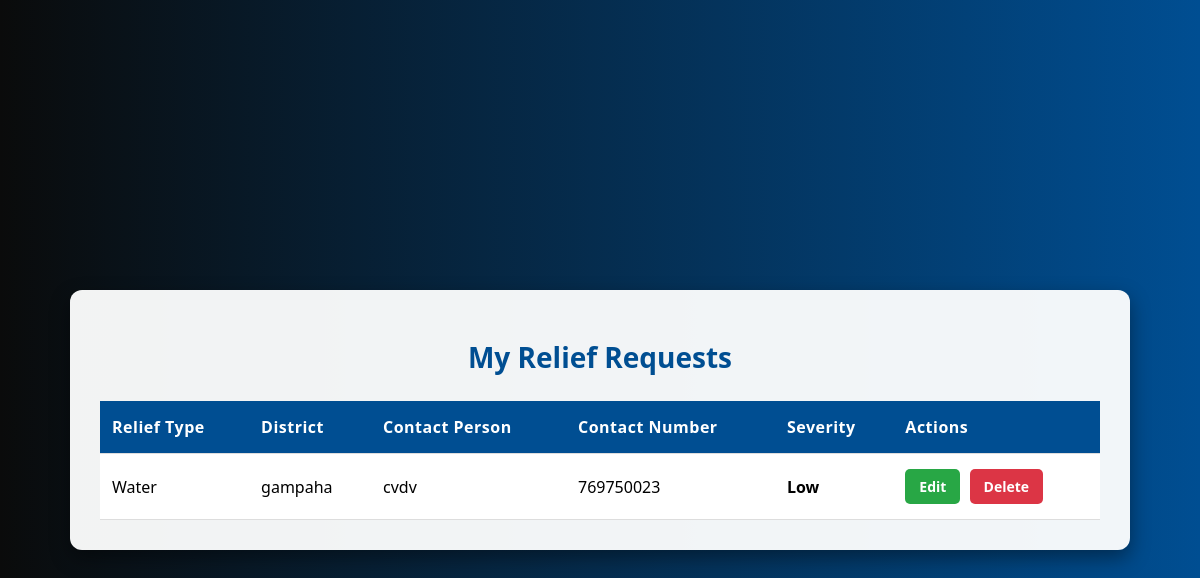
Screenshot of /view_requests.php with the database file from the repository.
### tables this page shows
CREATE TABLE `relief_requests` (
  `request_id` int(11) NOT NULL,
  `user_id` int(11) NOT NULL,
  `relief_type` enum('Food','Water','Medicine','Shelter') NOT NULL,
  `district` varchar(100) NOT NULL,
  `division` varchar(100) NOT NULL,
  `gn_division` varchar(100) NOT NULL,
  `contact_person_name` varchar(100) NOT NULL,
  `contact_number` varchar(25) NOT NULL,
  `family_members` int(11) NOT NULL,
  `severity` enum('Low','Medium','High') NOT NULL,
  `description` text DEFAULT NULL,
  `created_at` timestamp NOT NULL DEFAULT current_timestamp(),
  `address` varchar(100) NOT NULL,
  `status` enum('Pending','Accepted','Rejected','') DEFAULT 'Pending'
);

### view_requests.php (the view, shortened to what this page needs)
<?php
$servername = "localhost";
$username = "root";
$password = "";
$dbname = "flood_relief_db";
$link = new mysqli($servername,$username,$password,$dbname);
     $user_id = isset ($_SESSION['user_id']) ? $_SESSION['user_id'] : 1;
     $sql = "SELECT * FROM relief_requests WHERE user_id = '$user_id'";
     $result = $link->query($sql);
?>
<!DOCTYPE html>
<html lang="en">
<head>
</head>
<body>
    <div class="container">
        <h1>My Relief Requests</h1>
        <?php if ($result->num_rows > 0): ?>
         <table>
            <thead>
                 <tr>
                    <th>Relief Type</th>
                    <th>District</th>
                    <th>Contact Person</th>
                    <th>Contact Number</th>
                    <th>Severity</th>
                    <th>Actions</th>
                </tr>
            </thead>
                <tbody>
            <?php
                while($row = $result->fetch_assoc()):
            ?>
                <tr>
                    <td><?php echo htmlspecialchars($row['relief_type']); ?></td>
                    <td><?php echo htmlspecialchars($row['district']); ?></td>
                    <td><?php echo htmlspecialchars($row['contact_person_name']); ?></td>
                    <td><?php echo htmlspecialchars($row['contact_number']); ?></td>
                    <td><strong><?php echo htmlspecialchars($row['severity']); ?></strong></td>
                    <td>
                   <a href="update_request.php?id=<?php echo $row['id']; ?>" class="btn-edit">Edit</a>
                  <a href="delete_request.php?id=<?php echo $row['id']; ?>" class="btn-delete" onclick="return confirm('Are you sure you want to delete this request?');">Delete</a>
                    </td>
                 </tr>
                    <?php endwhile; ?>
                </tbody>
            </table>
        <?php else: ?>
            <p class="no-data">You have not submitted any relief requests yet.</p>
        <?php endif; ?>
    </div>
</body>
</html>
</body>
</html

### view_requests.php (style rules this page uses)
body { background: linear-gradient(to right, #0a0b0b, #004e92); font-family: 'Segoe UI', Tahoma, Geneva, Verdana, sans-serif; display: flex; justify-content: center; align-items: center; min-height: 100vh; margin: 0; padding: 20px; }
.container { background: rgba(255, 255, 255, 0.95); padding: 30px; border-radius: 12px; box-shadow: 0 8px 20px rgba(0, 0, 0, 0.4); width: 100%; max-width: 1000px; overflow-x: auto; }
h1 { text-align: center; color: #004e92; margin-bottom: 25px; font-size: 28px; }
table { width: 100%; border-collapse: collapse; margin-top: 10px; background-color: white; }
th, td { padding: 15px 12px; text-align: left; border-bottom: 1px solid #ddd; }
th { background-color: #004e92; color: white; font-weight: bold; letter-spacing: 0.5px; }
.btn-edit { background-color: #28a745; color: white; padding: 8px 14px; text-decoration: none; border-radius: 5px; font-size: 14px; font-weight: bold; transition: 0.3s; display: inline-block; margin-right: 5px; }
.btn-delete { background-color: #dc3545; color: white; padding: 8px 14px; text-decoration: none; border-radius: 5px; font-size: 14px; font-weight: bold; transition: 0.3s; display: inline-block; }

### rows the page displays
relief_requests: relief_type "Water", district "gampaha", contact_person_name "cvdv", contact_number "769750023", severity "Low"
